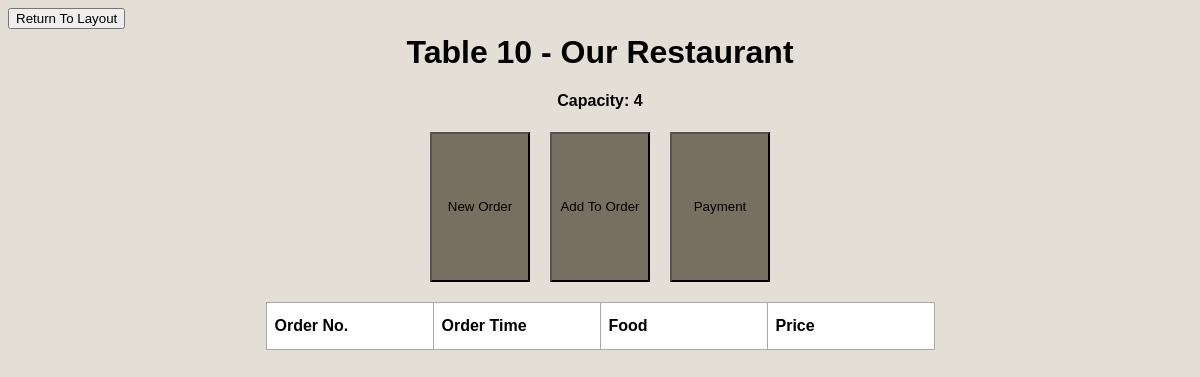
Screenshot of /order_manager/10 with the database file from the repository.
### main.py (models this page shows, shortened)
class Table(db.Model):
    table_id = db.Column(db.Integer, primary_key=True, unique=True, nullable=False)
    capacity = db.Column(db.Integer, nullable=False)
    loc = db.Column(db.String(20))

### main.py (the view, shortened to what this page needs)
@app.route('/order_manager/<int:table_id>', methods=['GET', 'POST'])
def order(table_id):
     table = Table.query.get_or_404(table_id)
     if request.method == 'POST':
        try:
            db.session.commit()
            return redirect(url_for('/order_manager/'))
        except:
               return 'There was an issue opening the layout'
     else:
        orders = (
            db.session.query(
                Order.order_id,
                Order.order_time,
                Order.total_cost,
                db.func.group_concat(MenuItem.name, ", ").label("food_items"),
                db.func.group_concat(OrderItem.quantity, ", ").label("food_quantities")
            )
            .join(OrderItem, Order.order_id == OrderItem.order_id)
            .join(MenuItem, OrderItem.menu_item_id == MenuItem.menu_item_id)
            .filter(Order.table_id == table_id)
            .group_by(Order.order_id)
            .order_by(Order.order_time)
            .all()
        )
        processed_orders = []
        return render_template('order_manager.html', table = table, orders = processed_orders)

### templates/order_manager.html (shortened to what this page needs)
{% extends 'base.html' %}
{% block body %}
<div class="content">
    <form action="/" method="get">
        <button>Return To Layout</button>
    </form>
    <h1 style="text-align: center;">Table {{table.table_id}} - {{table.loc}}</h1>
    <h4 style="text-align: center;">Capacity: {{table.capacity}}</h4>
    <div>
        <div class="form-container" align="center">
            <form action="/menu" method="get">
                <button class="smalltable">New Order</button>
            </form>
            <form action="/menu" method="get">
                <button class="smalltable">Add To Order</button>
            </form>
            <form id="payment_button" action="/payment" method="get" onClick="create_url()">
                <button class="smalltable">Payment</button>
            </form>
        </div>
        <table class="table" align="center">
            <tr>
            <th>Order No.</th>
            <th>Order Time</th>
            <th>Food</th>
            <th>Price</th>
            </tr>
        </table>
    </div>
</div>
{% endblock %}

### static/css/main.css (style rules this page uses)
body, html { font-family: sans-serif; background-color: #E3DFD7; color: black; }
h1 { margin: 5px; }
.smalltable { height: 150px; width: 100px; background-color: #776f60; }
.form-container { align-items: center; justify-content: center; display: flex; gap: 20px; margin: 20px; flex-wrap: nowrap; }
table, td, th { border: 1px solid #aaa; padding: 8px; text-align: left; word-wrap: break-word; }
.table { background-color: white; border-collapse: collapse; overflow-y: auto; table-layout: fixed; width: 30%; }
th { width: 150px; height: 30px; vertical-align: middle; }

### rows the page displays
Table: table_id "10", loc "Our Restaurant", capacity "4"
